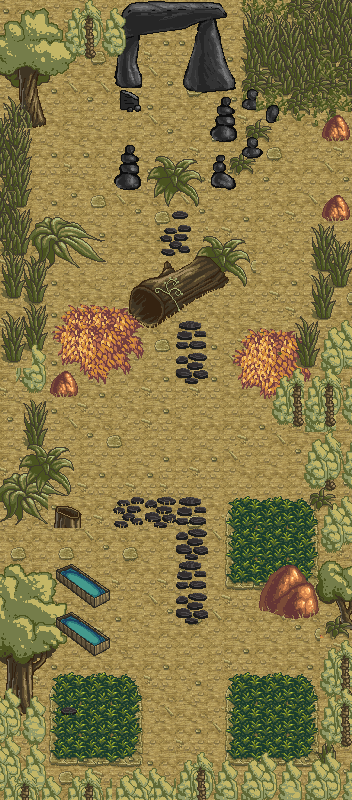

Below is a game level as drawn by its tile map, then a one-line description and the .tmx that defines it (tile-layer data replaced by summaries):
An orthogonal 22x50 tile map with 16x16 px tiles, 3 tile layers (background, onTop, onTop2) and 46 objects.

<map version="1.0" orientation="orthogonal" renderorder="right-down" width="22" height="50" tilewidth="16" tileheight="16" nextobjectid="187">
 <tileset firstgid="1" name="start" tilewidth="16" tileheight="16" tilecount="1024" columns="32">
  <image source="tilesets/trees_plants_rocks.png" width="512" height="512" />
 </tileset>
 <layer name="background" width="22" height="50">
  <data>[1100 cells, 1100 non-empty, 60 distinct tile ids]</data>
 </layer>
 <layer name="onTop" width="22" height="50">
  <data>[1100 cells, 514 non-empty, 377 distinct tile ids]</data>
 </layer>
 <layer name="onTop2" width="22" height="50">
  <data>[1100 cells, 380 non-empty, 264 distinct tile ids]</data>
 </layer>
 <objectgroup name="barrieren">
  <object id="174" x="0" y="560">
   <polyline points="0,0 32,16 80,0 112,32 96,48 96,64 112,80 96,96 48,96 32,112 48,160" />
  </object>
  <object id="175" x="64" y="784">
   <polyline points="0,0 32,-16 112,-16 144,-32 176,-16 208,-32 240,-16 256,-32 256,-128 272,-144 272,-176 240,-176" />
  </object>
  <object id="177" x="256" y="560" width="64" height="64">
   <ellipse />
  </object>
  <object id="178" x="320" y="576">
   <polyline points="0,16 0,-80 -16,-96 -16,-144 -48,-160 -48,-176 -80,-192 -80,-224 -48,-256 -16,-256 0,-352 32,-352" />
  </object>
  <object id="179" x="192" y="32">
   <polyline points="0,0 0,64 32,64 0,128 -48,128 -80,128 -80,160 -48,160 32,160 96,80 160,80" />
  </object>
  <object id="180" x="144" y="32">
   <polyline points="0,0 0,64 -32,64 -32,32 -80,32 -96,96 -112,96 -112,176 -48,208 -48,224 -96,240 -96,272 -16,272 64,208 96,208 96,240 0,304 -16,336 -48,352 -96,368 -96,416 -64,448 -80,464 -144,496" />
  </object>
  <object id="181" x="48" y="496" width="32" height="32">
   <ellipse />
  </object>
  <object id="184" x="320" y="192" width="32" height="32">
   <ellipse />
  </object>
  <object id="185" x="320" y="112" width="32" height="32">
   <ellipse />
  </object>
 </objectgroup>
 <objectgroup name="schatztruhen">
  <object id="72" x="48" y="672" width="16" height="16">
   <properties>
    <property name="Inhalt" value="Nahrung1" />
    <property name="typ" value="2" />
   </properties>
  </object>
  <object id="73" x="48" y="688" width="16" height="16">
   <properties>
    <property name="Inhalt" value="Nahrung2" />
    <property name="typ" value="2" />
   </properties>
  </object>
  <object id="74" x="48" y="704" width="16" height="16">
   <properties>
    <property name="Inhalt" value="Nahrung3" />
    <property name="typ" value="2" />
   </properties>
  </object>
  <object id="75" x="96" y="656" width="16" height="16">
   <properties>
    <property name="Inhalt" value="Nahrung4" />
    <property name="typ" value="2" />
   </properties>
  </object>
  <object id="76" x="96" y="672" width="16" height="16">
   <properties>
    <property name="Inhalt" value="Nahrung5" />
    <property name="typ" value="2" />
   </properties>
  </object>
  <object id="77" x="96" y="688" width="16" height="16">
   <properties>
    <property name="Inhalt" value="Nahrung6" />
    <property name="typ" value="2" />
   </properties>
  </object>
  <object id="81" x="288" y="432" width="16" height="16">
   <properties>
    <property name="Inhalt" value="Schwert1" />
    <property name="typ" value="1" />
   </properties>
  </object>
  <object id="82" x="288" y="448" width="16" height="16">
   <properties>
    <property name="Inhalt" value="Schwert2" />
    <property name="typ" value="1" />
   </properties>
  </object>
  <object id="83" x="288" y="464" width="16" height="16">
   <properties>
    <property name="Inhalt" value="Schwert3" />
    <property name="typ" value="1" />
   </properties>
  </object>
  <object id="86" x="160" y="624" width="16" height="16">
   <properties>
    <property name="Inhalt" value="ruestung1" />
    <property name="typ" value="1" />
   </properties>
  </object>
  <object id="87" x="240" y="544" width="16" height="16">
   <properties>
    <property name="Inhalt" value="ruestung2" />
    <property name="typ" value="1" />
   </properties>
  </object>
  <object id="88" x="272" y="544" width="16" height="16">
   <properties>
    <property name="Inhalt" value="ruestung4" />
    <property name="typ" value="1" />
   </properties>
  </object>
  <object id="89" x="304" y="544" width="16" height="16">
   <properties>
    <property name="Inhalt" value="ruestung6" />
    <property name="typ" value="1" />
   </properties>
  </object>
  <object id="92" x="304" y="672" width="16" height="16">
   <properties>
    <property name="Inhalt" value="Schwert4" />
    <property name="typ" value="1" />
   </properties>
  </object>
  <object id="94" x="304" y="704" width="16" height="16">
   <properties>
    <property name="Inhalt" value="Schwert5" />
    <property name="typ" value="1" />
   </properties>
  </object>
  <object id="95" x="304" y="736" width="16" height="16">
   <properties>
    <property name="Inhalt" value="Schwert6" />
    <property name="typ" value="1" />
   </properties>
  </object>
  <object id="97" x="160" y="480" width="16" height="16">
   <properties>
    <property name="Inhalt" value="Bogen3" />
    <property name="typ" value="1" />
   </properties>
  </object>
  <object id="98" x="192" y="480" width="16" height="16">
   <properties>
    <property name="Inhalt" value="Bogen4" />
    <property name="typ" value="1" />
   </properties>
  </object>
  <object id="99" x="224" y="480" width="16" height="16">
   <properties>
    <property name="Inhalt" value="Bogen5" />
    <property name="typ" value="1" />
   </properties>
  </object>
  <object id="100" x="256" y="480" width="16" height="16">
   <properties>
    <property name="Inhalt" value="Bogen6" />
    <property name="typ" value="1" />
   </properties>
  </object>
  <object id="101" x="128" y="480" width="16" height="16">
   <properties>
    <property name="Inhalt" value="Bogen2" />
    <property name="typ" value="1" />
   </properties>
  </object>
  <object id="102" x="96" y="480" width="16" height="16">
   <properties>
    <property name="Inhalt" value="Bogen1" />
    <property name="typ" value="1" />
   </properties>
  </object>
  <object id="105" x="240" y="608" width="16" height="16">
   <properties>
    <property name="Inhalt" value="FoliantZauberW" />
    <property name="typ" value="2" />
   </properties>
  </object>
  <object id="106" x="240" y="576" width="16" height="16">
   <properties>
    <property name="Inhalt" value="FoliantZauberK" />
    <property name="typ" value="2" />
   </properties>
  </object>
  <object id="109" x="112" y="624" width="16" height="16">
   <properties>
    <property name="Inhalt" value="FoliantGeschick" />
    <property name="typ" value="2" />
   </properties>
  </object>
  <object id="113" x="112" y="560" width="16" height="16">
   <properties>
    <property name="Inhalt" value="FoliantKraft" />
    <property name="typ" value="2" />
   </properties>
  </object>
  <object id="115" x="144" y="336" width="16" height="16">
   <properties>
    <property name="Inhalt" value="MaxHP" />
    <property name="typ" value="2" />
   </properties>
  </object>
  <object id="116" x="128" y="368" width="16" height="16">
   <properties>
    <property name="Inhalt" value="MaxMana" />
    <property name="typ" value="2" />
   </properties>
  </object>
  <object id="119" x="80" y="384" width="16" height="16">
   <properties>
    <property name="Inhalt" value="ManaPot1" />
    <property name="typ" value="2" />
   </properties>
  </object>
  </objectgroup>
 <objectgroup name="enemyHumanoid">
  <!-- 2 objects omitted --></objectgroup>
 <objectgroup name="areaborder">
  <!-- 2 objects omitted --></objectgroup>
 <objectgroup name="startpunkt">
  <!-- 3 objects omitted --></objectgroup>
</map>
<!-- 8 of 46 objects omitted -->
